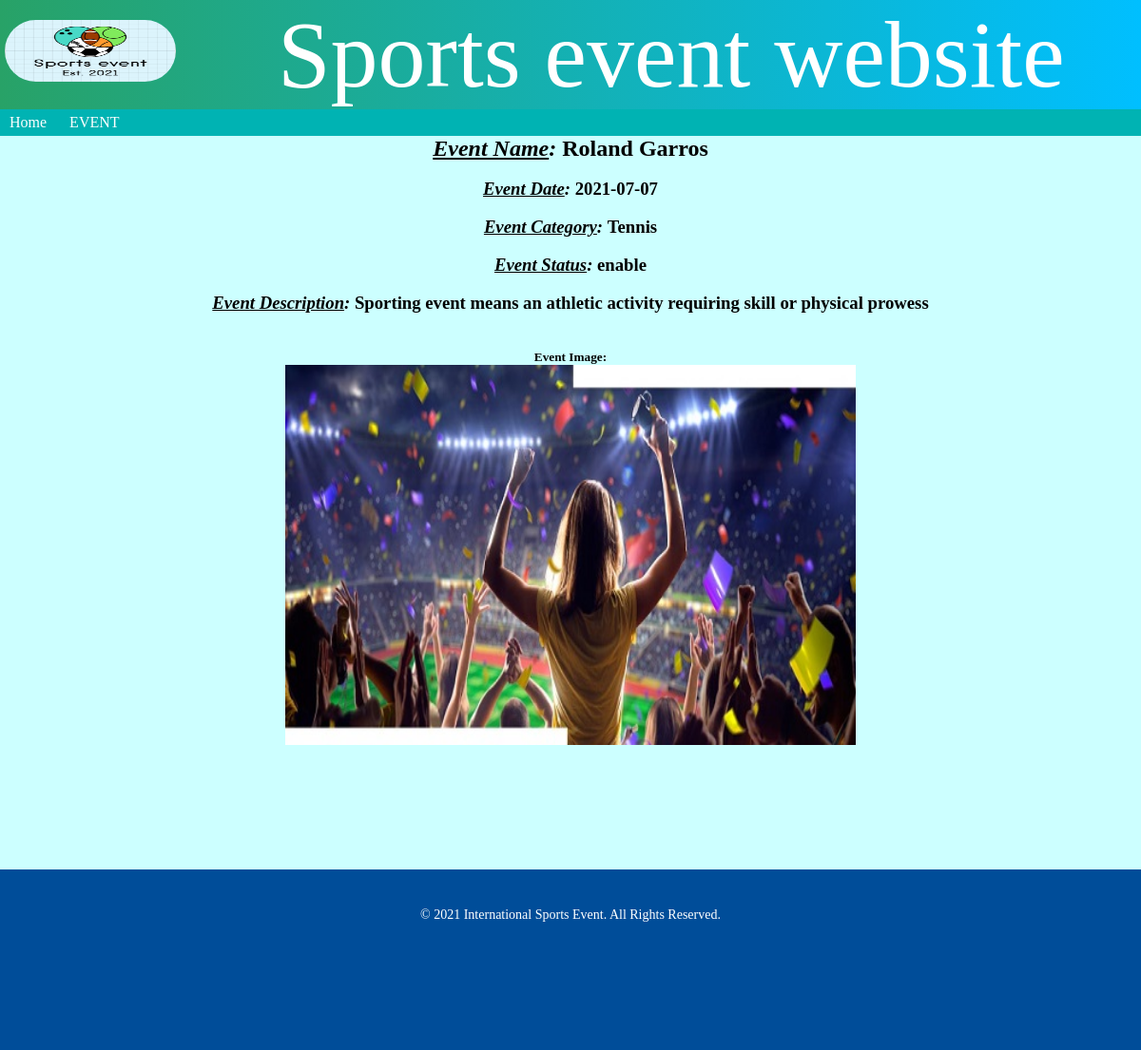
/event_details.php?id=8, run on the app's committed database.
### tables this page shows
CREATE TABLE `event_details` (
  `Name` varchar(150) NOT NULL,
  `Description` text NOT NULL,
  `Date` date NOT NULL,
  `Image` varchar(50) NOT NULL,
  `Category` varchar(50) NOT NULL,
  `Status` varchar(10) NOT NULL DEFAULT 'Enable',
  `Featured` varchar(5) NOT NULL DEFAULT 'No',
  `Id` int(11) NOT NULL
);

### event_details.php (the view, shortened to what this page needs)
<?php
include("include/config.php");
$eid = $_GET['id'];
$qry1 = "SELECT * FROM event_details WHERE Id = '{$eid}';";
$res1 = mysqli_query($conn ,$qry1);
while ($row = mysqli_fetch_assoc($res1)) {
	$prev_name = $row['Name'];
	$prev_description = $row['Description'];
	$prev_date = $row['Date'];
	$prev_image = $row['Image'];
	$prev_category = $row['Category'];
	$prev_status = $row['Status'];
}
?>
<!DOCTYPE html>
<html lang="en">
	<head>
		<link rel="stylesheet" href="stylesheet.css"/>
	</head>
	<body>
		<div class="wrapper">
			<?php
				include("include/header.php");
			?>
			<div class="subheader">
				<ul>
					<li><a href="index.php">Home</a></li>
					<li><a href="event.php">EVENT</a></li>
				</ul>
			</div>
			<nav class="eventtable">
				<ul>
					<li> <h1><i><u>Event Name</u>:</i> <?php echo $prev_name?> </h1>  </li><br>
					<li> <h3><i><u>Event Date</u>: </i><?php echo $prev_date?> </h3>  </li><br>
					<li> <h3><i><u>Event Category</u>: </i><?php echo $prev_category?> </h3></li><br>
					<li> <h3><i><u>Event Status</u>: </i><?php echo $prev_status?> </h3>  </li><br>
					<li> <h3><i><u>Event Description</u>: </i><?php echo $prev_description?> </h3>  </li><br><br>
					<li>
						<h5>Event Image:</h5>
						<img src="img/<?php echo $prev_image;?>" width=600 height=400>
					</li>
				</ul>
			</nav>
			<?php
				include("include/footer.php");
			?>
		</div>
	</body>
</html>

### stylesheet.css (style rules this page uses)
* { margin: 0 ; padding: 0; }
.wrapper { height: auto; }
.subheader { top: 0; width: 100%; height: auto; float: left; background-color: #00b3b3; min-width: 330px; }
.subheader ul li { display: inline-block; margin: 5px; }
.subheader ul li a { text-decoration: none; color: white; padding: 5px; text-align: center; }
.eventtable { background-color: #ccffff; border: 0px solid gray; text-align: center; height: auto; width: 100%; min-width: 330px; min-height: 800px; }

### data on the page
event_details: Name "Roland Garros", Date "2021-07-07", Category "Tennis", Status "enable", Description "Sporting event means an athletic activity requiring skill or physical prowess", Image (picture)
